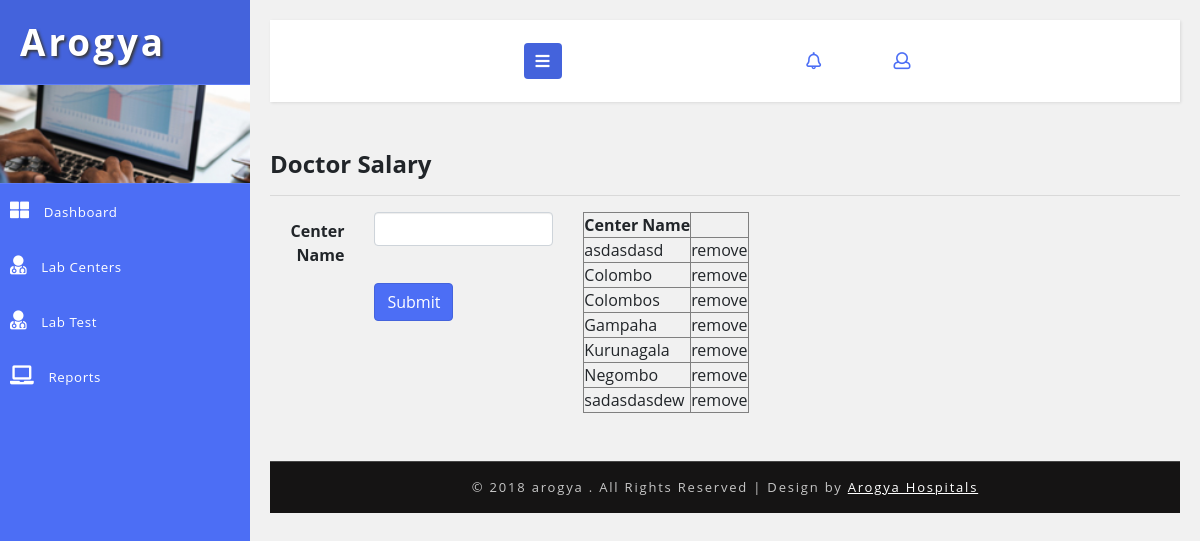
The app's page /lab/lab-center.php, older data.
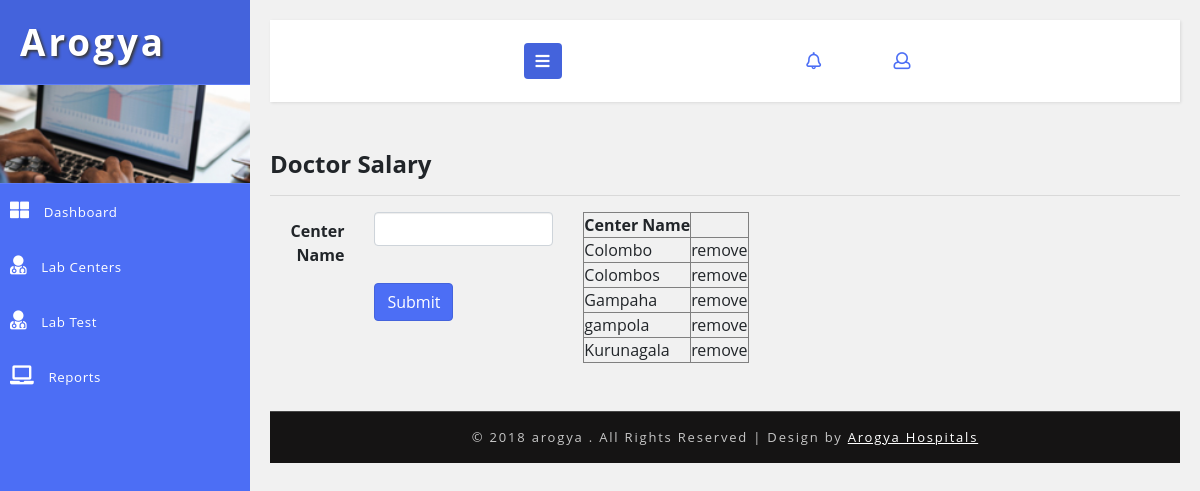
The same page, newer data.
### tables this page shows
CREATE TABLE `hms_center` (
  `center_name` varchar(20) NOT NULL,
  `id` int(5) NOT NULL AUTO_INCREMENT,
  PRIMARY KEY (`id`),
  UNIQUE KEY `NewIndex1` (`center_name`)
);

### DB.php (called while the page is built, shortened)
<?php
function getDBConnection() {
    $servername = "localhost";
    $username = "root";
    $password = "123";
    $db = "hmsdb";
    $conn = mysqli_connect($servername, $username, $password, $db);
    if (!$conn) {
        die("Connection failed: " . mysqli_connect_error());
    } else {
        return $conn;
    }
}
function getData($sql) {
    $conn = getDBConnection();
    $result = mysqli_query($conn, $sql);
    if (mysqli_num_rows($result) > 0) {
        return $result;
    } else {
        return FALSE;
    }
}
?>

### lab/lab-center.php (the view, shortened to what this page needs)
<?php
include '../DB.php';
?>
<!DOCTYPE html>
<html lang="en">
    <head>
        <link rel="stylesheet" href="https://maxcdn.bootstrapcdn.com/bootstrap/3.3.7/css/bootstrap.min.css">
        <link rel="stylesheet" href="https://maxcdn.bootstrapcdn.com/font-awesome/4.7.0/css/font-awesome.min.css">
        <link href="../css/bootstrap.css" rel="stylesheet" type="text/css" media="all" />
        <link href="../css/style.css" rel="stylesheet" type="text/css" media="all" />
        <link rel="stylesheet" href="../css/style4.css">
        <link href="../css/fontawesome-all.css" rel="stylesheet">
    </head>
    <body>
        <div class="wrapper">
            <nav id="sidebar">
                <div class="sidebar-header">
                    <h1>
                        <a href="#">Arogya</a>
                    </h1>
                </div>
                <div class="profile-bg"></div>
                <?php
                include_once '../_tree_lab.php';
                ?>
            </nav>
            <div id="content">
                <?php include_once '../_top_bar.php'; ?>
                <div class="blank-page-content">
                    <h4>Doctor Salary</h4>
                    <hr>
                    <div class="row">
                        <div class="col-md-4">
                            <form class="form-horizontal" action="lab-center.php" method="post">
                                <div class="form-group">
                                    <label for="text" class="control-label col-xs-4">Center Name</label>
                                    <div class="col-xs-8">
                                        <input id="text" name="center_name" type="text" class="form-control">
                                    </div>
                                </div>
                                <div class="form-group row">
                                    <div class="col-xs-offset-4 col-xs-8">
                                        <button name="btnsubmit" type="submit" class="btn btn-primary">Submit</button>
                                    </div>
                                </div>
                            </form>
                        </div>
                        <div class="col-md-8">
                            <table border="1">
                                <thead>
                                    <tr>
                                        <th>Center Name</th>
                                    </tr>
                                </thead>
                                <tbody>
                                    <?php
                                    $sql = "SELECT * FROM hms_center";
                                    $data = getData($sql);
                                    if ($data != null) {
                                        foreach ($data as $value) {
                                            ?>
                                            <tr>
                                                <td><?= $value['center_name']?></td>
                                                <td><a href="lab-center.php?id=<?= $value['id']?>">remove</a></td>
                                            </tr>
                                            <?php
                                        }
                                    }
                                    ?>
                                </tbody>
                            </table>
                        </div>
                    </div>
                </div>
                <?php include '../_footer.php'; ?>
            </div>
        </div>
        <link href="../css/jquery.dataTables.min.css" rel="stylesheet" type="text/css"/>
    </body>
</html>

Row changes from the older to the newer data that the page shows:
removed hms_center: center_name "asdasdasd"
removed hms_center: center_name "Negombo"
removed hms_center: center_name "sadasdasdew"
added hms_center: center_name "gampola"
